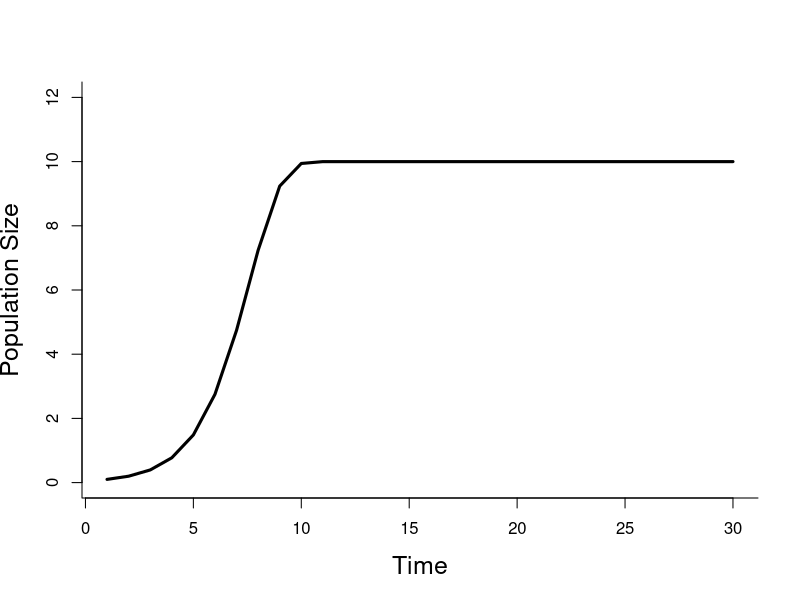
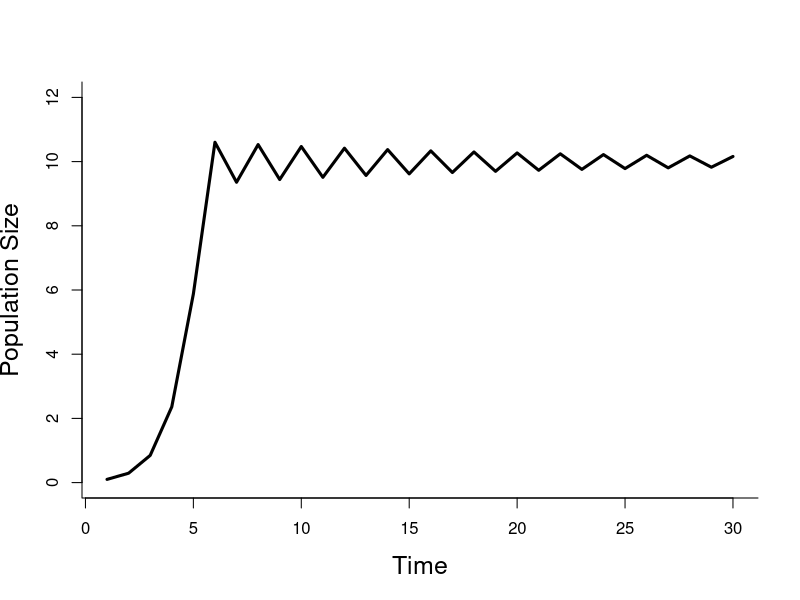
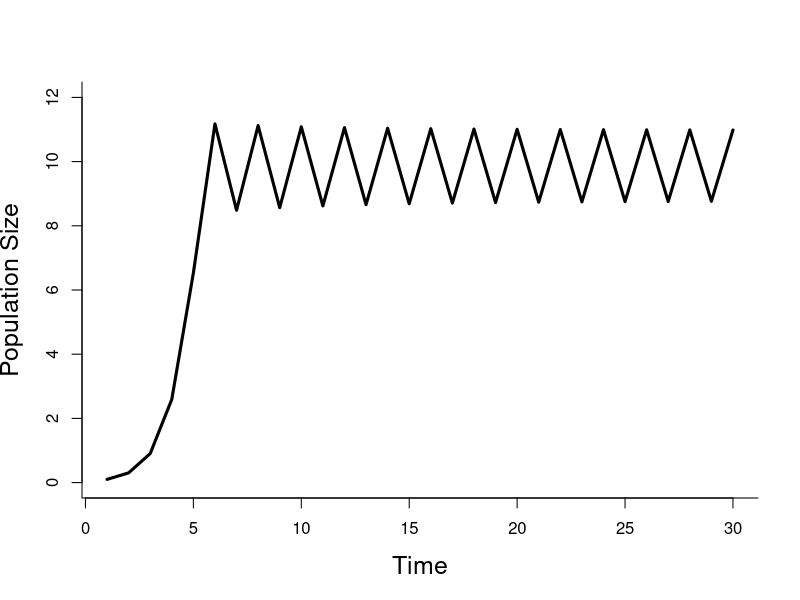
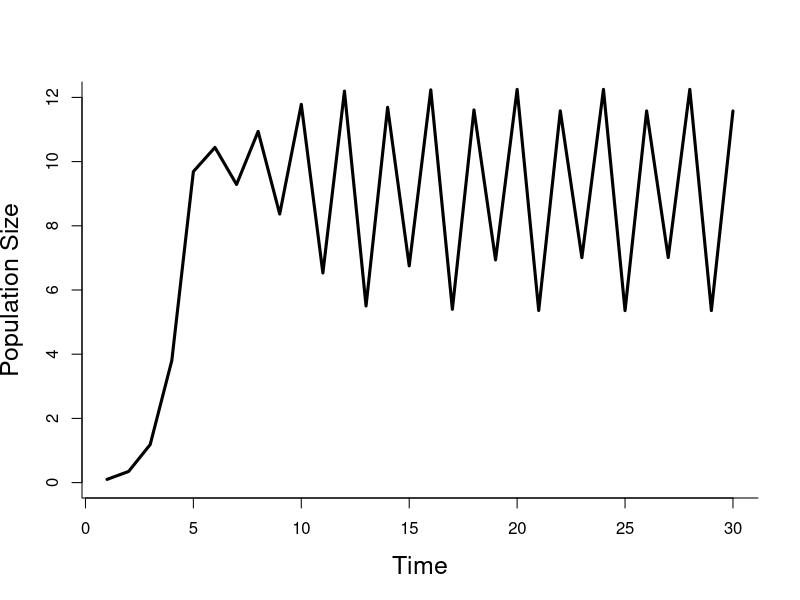
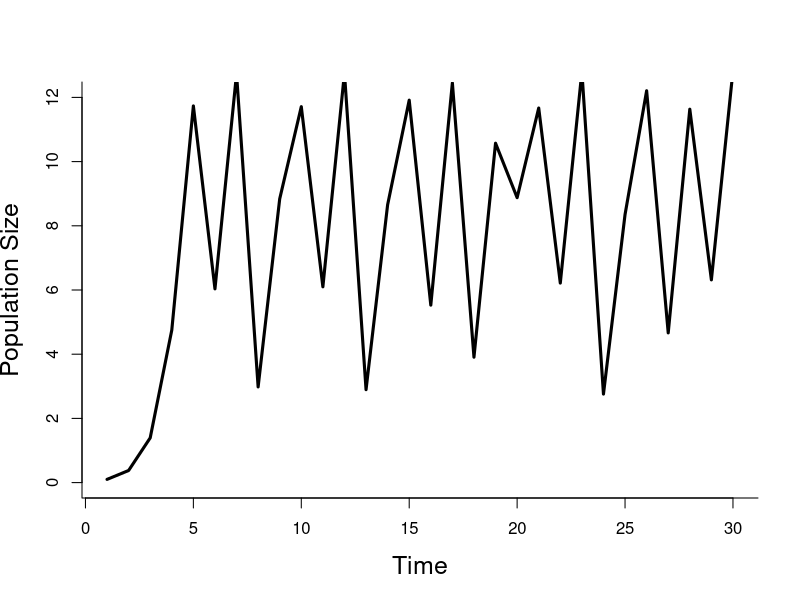
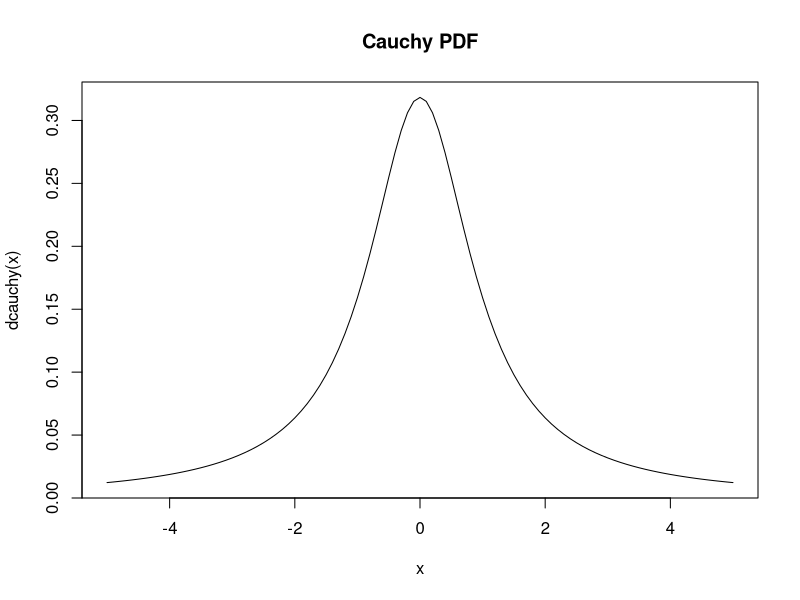
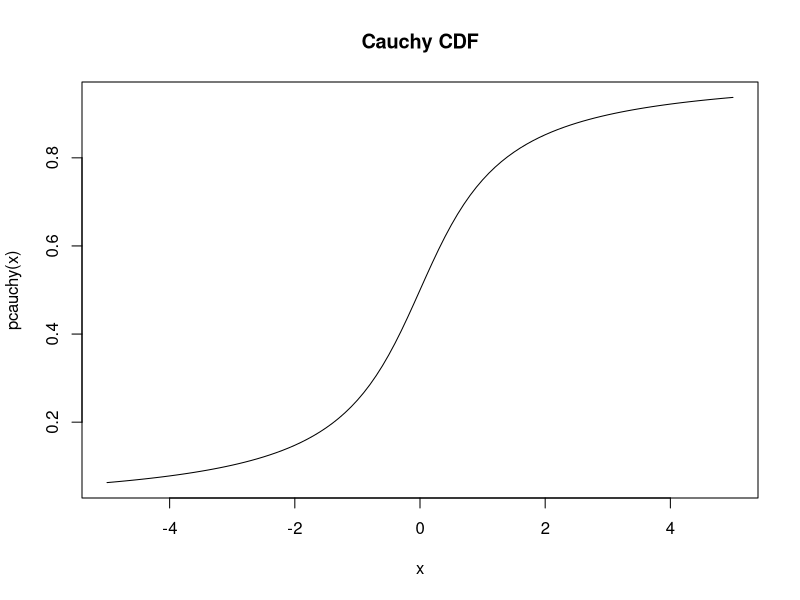
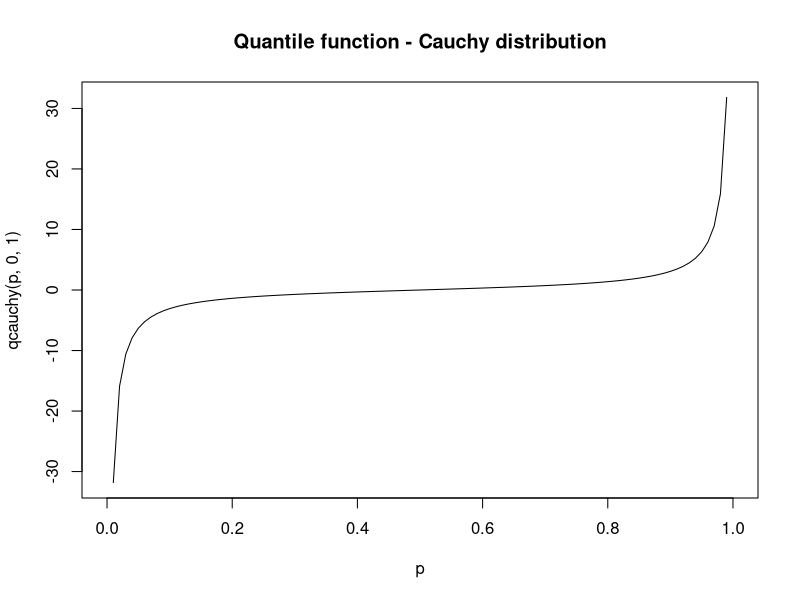

The R script that drew these images, in order:
## ---- chunk 1
r = 1
K = 10        ## carrying capacity      
n0 = .1       ## initial population size
NT = 30       ## number of time steps to simulate
time = 1:NT
## ---- chunk 2
simplot <- function(r) {
  n = rep(n0,NT)    ## vector to store results
  for(t in 2:NT){
    n[t] = n[t-1] + r*n[t-1]*(1-n[t-1]/K)
  }
    plot(time,n,ylim=c(0,12),lwd=3,type='l',
       ,bty='l',cex.lab=1.5,
        xlab="Time",ylab="Population Size")
  }
## ---- chunk 3
rlist <- c(1, 1.95, 2.05, 2.5, 2.8)
for(r in rlist){
  simplot(r)
}
## ---- chunk 4
set.seed(737)
x = seq(-5,5,by=0.1)
plot(x, dcauchy(x),type='l', main='Cauchy PDF')
plot(x, pcauchy(x),type='l', main='Cauchy CDF')

p = seq(0,1,by=0.01)

plot(p, qcauchy(p, 0,1),type='l', main='Quantile function - Cauchy distribution')
## ---- chunk 5
n2 = c(10,100,1000,10000)	# sequence of sample sizes
for(i in 1:4){			
  hist(rcauchy(n2[i]),main=n2[i],freq=FALSE,probability=TRUE,breaks=5000, xlim=c(-6,6))  
	lines(x,dcauchy(x),col='orange')
}
## ---- chunk 6
x = rlnorm(10000,0,0.5)
y = sin(x)

hist(x,main="Original distribution",breaks=40)
abline(v=quantile(x,c(0.025,0.5,0.975)),lty=c(2,1,2),lwd=3,col="blue")
abline(v=mean(x),col="red",lwd=3,lty=3)
## ---- chunk 7
hist(y,main="Transformed distribution",breaks=40)
abline(v=quantile(y,c(0.025,0.5,0.975)),lty=c(2,1,2),lwd=3,col="blue", xlab='sin(x)')
abline(v=mean(y),col="red",lwd=3,lty=3)
## ---- chunk 8
r.sd = 0.2     ## standard deviation on r
K.sd = 1.0     ## standard deviation on K
NE = 1000      ## Ensemble size

n3 = matrix(n0,NE,NT)   # storage for all simulations
rE = rnorm(NE,r,r.sd)  # sample of r
KE = rnorm(NE,K,K.sd)  # sample of K
for(i in 1:NE){        # loop over samples
  for(t in 2:NT){      # for each sample, simulate throught time
    n3[i,t] = n3[i,t-1] + rE[i]*n3[i,t-1]*(1-n3[i,t-1]/KE[i])
  }
}

n.stats = apply(n3,2,quantile,c(0.025,0.5,0.975)) # Calculate median and CI
## ---- chunk 9
hist(rE, main='Histogram of sample of r')
hist(KE, main='Histogram of sample of K')
## ---- chunk 10
# THIS CHUNK IS INCORRECTLY KNITED BUT LOOKS CORRECT WHEN RUN SEPARATELY
sti <- sample(1000, 10)
colors <- rainbow(10)
plot.new()
plot(time, n3[sti[1],], type='l', main='Logistic growth - 10 trajectories', ylab = 'Population', xlab = 'Time', col = colors[1],
     ylim=c(0, 13))
for(s in 2:10){
  lines(time, n3[sti[s],], type='l', col=colors[s])
}
## ---- chunk 11
# THIS CHUNK IS INCORRECTLY KNITED BUT LOOKS CORRECT WHEN RUN SEPARATELY
hist(n3[,15], main='Histogram of population at time 15')
## ---- chunk 12
# THIS CHUNK IS INCORRECTLY KNITED BUT LOOKS CORRECT WHEN RUN SEPARATELY
plot(n.stats[2,], type='l', lty=1, ylim=c(0,12), main='Median trajectory and CI (50%, orange and 95%, blue)', xlab='Time', ylab='Population')
lines(n.stats[1,], type='l',lty=2, col='blue')
lines(n.stats[3,], type='l',lty=2, col='blue')

n.stats2 = apply(n3,2,quantile,c(0.25,0.5,0.75)) # Calculate median and CI
lines(n.stats2[2,], type='l', lty=1) 
lines(n.stats2[1,], type='l',lty=2, col='orange')
lines(n.stats2[3,], type='l',lty=2, col='orange')
## ---- chunk 13
rlist2 <- c(0.3, 1.95, 2.05, 2.08)
n0.sd = 0.6
n0s = rlnorm(NE,log(n0),n0.sd)
n = matrix(n0s,NE,NT)

initcond <- function(r){
  for(i in 1:NE){
    for(t in 2:NT){
      n[i,t] = n[i,t-1] + r*n[i,t-1]*(1-n[i,t-1]/K)
    }
  }
  n.stats3 = apply(n,2,quantile,c(0.025,0.5,0.975))
  plot(time, n.stats3[2,], type='l', lty=1, ylim=c(0,12),main=sprintf("Median and CI, r=%.2f",r),
       xlab = 'Time', ylab = 'Population')
  lines(n.stats3[1,], type='l',lty=2, col='blue')
  lines(n.stats3[3,], type='l',lty=2, col='blue')
}

for(r in rlist2){
  initcond(r)
}
